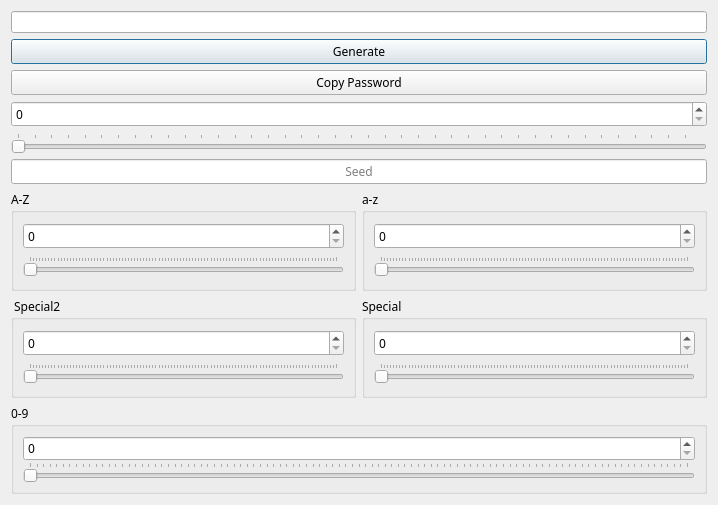
<?xml version="1.0" encoding="UTF-8"?>
<ui version="4.0">
 <class>PasswordGeneratorDialogue</class>
 <widget class="QDialog" name="PasswordGeneratorDialogue">
  <property name="geometry">
   <rect>
    <x>0</x>
    <y>0</y>
    <width>718</width>
    <height>505</height>
   </rect>
  </property>
  <property name="windowTitle">
   <string>Password Generator</string>
  </property>
  <layout class="QVBoxLayout" name="verticalLayout_7">
   <item>
    <layout class="QVBoxLayout" name="vLayout_Generator">
     <item>
      <widget class="QLineEdit" name="lineEdit_Password"/>
     </item>
     <item>
      <widget class="QPushButton" name="pushButton_Generate">
       <property name="minimumSize">
        <size>
         <width>0</width>
         <height>25</height>
        </size>
       </property>
       <property name="font">
        <font>
         <family>Menlo</family>
        </font>
       </property>
       <property name="text">
        <string>Generate</string>
       </property>
      </widget>
     </item>
     <item>
      <widget class="QPushButton" name="pushButton_CopyPassword">
       <property name="minimumSize">
        <size>
         <width>0</width>
         <height>25</height>
        </size>
       </property>
       <property name="font">
        <font>
         <family>Menlo</family>
        </font>
       </property>
       <property name="text">
        <string>Copy Password</string>
       </property>
      </widget>
     </item>
     <item>
      <widget class="QSpinBox" name="spinBox_Length">
       <property name="minimumSize">
        <size>
         <width>0</width>
         <height>25</height>
        </size>
       </property>
       <property name="font">
        <font>
         <family>Menlo</family>
        </font>
       </property>
       <property name="maximum">
        <number>100000</number>
       </property>
      </widget>
     </item>
     <item>
      <widget class="QSlider" name="hSlider_Length">
       <property name="maximum">
        <number>4086</number>
       </property>
       <property name="orientation">
        <enum>Qt::Horizontal</enum>
       </property>
       <property name="tickPosition">
        <enum>QSlider::TicksAbove</enum>
       </property>
       <property name="tickInterval">
        <number>100</number>
       </property>
      </widget>
     </item>
     <item>
      <widget class="QLineEdit" name="lineEdit_Seed">
       <property name="minimumSize">
        <size>
         <width>0</width>
         <height>25</height>
        </size>
       </property>
       <property name="font">
        <font>
         <family>Menlo</family>
        </font>
       </property>
       <property name="alignment">
        <set>Qt::AlignCenter</set>
       </property>
       <property name="placeholderText">
        <string>Seed</string>
       </property>
      </widget>
     </item>
     <item>
      <layout class="QHBoxLayout" name="hLayout_Alphabetical">
       <item>
        <widget class="QGroupBox" name="groupBox_AZ">
         <property name="font">
          <font>
           <family>Menlo</family>
          </font>
         </property>
         <property name="title">
          <string>A-Z</string>
         </property>
         <layout class="QVBoxLayout" name="verticalLayout_5">
          <item>
           <widget class="QSpinBox" name="spinBox_AZ">
            <property name="minimumSize">
             <size>
              <width>0</width>
              <height>25</height>
             </size>
            </property>
            <property name="font">
             <font>
              <family>Menlo</family>
             </font>
            </property>
            <property name="maximum">
             <number>100</number>
            </property>
           </widget>
          </item>
          <item>
           <widget class="QSlider" name="hSlider_AZ">
            <property name="maximum">
             <number>100</number>
            </property>
            <property name="orientation">
             <enum>Qt::Horizontal</enum>
            </property>
            <property name="tickPosition">
             <enum>QSlider::TicksAbove</enum>
            </property>
           </widget>
          </item>
         </layout>
        </widget>
       </item>
       <item>
        <widget class="QGroupBox" name="groupBox_az">
         <property name="font">
          <font>
           <family>Menlo</family>
          </font>
         </property>
         <property name="title">
          <string>a-z</string>
         </property>
         <layout class="QVBoxLayout" name="verticalLayout_4">
          <item>
           <widget class="QSpinBox" name="spinBox_az">
            <property name="minimumSize">
             <size>
              <width>0</width>
              <height>25</height>
             </size>
            </property>
            <property name="font">
             <font>
              <family>Menlo</family>
             </font>
            </property>
            <property name="maximum">
             <number>100</number>
            </property>
           </widget>
          </item>
          <item>
           <widget class="QSlider" name="hSlider_az">
            <property name="maximum">
             <number>100</number>
            </property>
            <property name="orientation">
             <enum>Qt::Horizontal</enum>
            </property>
            <property name="tickPosition">
             <enum>QSlider::TicksAbove</enum>
            </property>
           </widget>
          </item>
         </layout>
        </widget>
       </item>
      </layout>
     </item>
     <item>
      <layout class="QHBoxLayout" name="hLayout_Specials">
       <item>
        <widget class="QGroupBox" name="groupBox_Special2">
         <property name="font">
          <font>
           <family>Menlo</family>
          </font>
         </property>
         <property name="title">
          <string> Special2</string>
         </property>
         <layout class="QVBoxLayout" name="verticalLayout_3">
          <item>
           <widget class="QSpinBox" name="spinBox_Special2">
            <property name="minimumSize">
             <size>
              <width>0</width>
              <height>25</height>
             </size>
            </property>
            <property name="font">
             <font>
              <family>Menlo</family>
             </font>
            </property>
            <property name="maximum">
             <number>100</number>
            </property>
           </widget>
          </item>
          <item>
           <widget class="QSlider" name="hSlider_Special2">
            <property name="maximum">
             <number>100</number>
            </property>
            <property name="orientation">
             <enum>Qt::Horizontal</enum>
            </property>
            <property name="tickPosition">
             <enum>QSlider::TicksAbove</enum>
            </property>
           </widget>
          </item>
         </layout>
        </widget>
       </item>
       <item>
        <widget class="QGroupBox" name="groupBox_Special">
         <property name="font">
          <font>
           <family>Menlo</family>
          </font>
         </property>
         <property name="title">
          <string>Special</string>
         </property>
         <layout class="QVBoxLayout" name="verticalLayout_2">
          <item>
           <widget class="QSpinBox" name="spinBox_Special">
            <property name="minimumSize">
             <size>
              <width>0</width>
              <height>25</height>
             </size>
            </property>
            <property name="font">
             <font>
              <family>Menlo</family>
             </font>
            </property>
            <property name="maximum">
             <number>100</number>
            </property>
           </widget>
          </item>
          <item>
           <widget class="QSlider" name="hSlider_Special">
            <property name="maximum">
             <number>100</number>
            </property>
            <property name="orientation">
             <enum>Qt::Horizontal</enum>
            </property>
            <property name="tickPosition">
             <enum>QSlider::TicksAbove</enum>
            </property>
           </widget>
          </item>
         </layout>
        </widget>
       </item>
      </layout>
     </item>
     <item>
      <widget class="QGroupBox" name="groupBox_09">
       <property name="maximumSize">
        <size>
         <width>16777215</width>
         <height>90</height>
        </size>
       </property>
       <property name="font">
        <font>
         <family>Menlo</family>
        </font>
       </property>
       <property name="title">
        <string>0-9</string>
       </property>
       <layout class="QVBoxLayout" name="verticalLayout">
        <item>
         <widget class="QSpinBox" name="spinBox_09">
          <property name="minimumSize">
           <size>
            <width>0</width>
            <height>25</height>
           </size>
          </property>
          <property name="font">
           <font>
            <family>Menlo</family>
           </font>
          </property>
          <property name="maximum">
           <number>100</number>
          </property>
         </widget>
        </item>
        <item>
         <widget class="QSlider" name="hSlider_09">
          <property name="maximum">
           <number>100</number>
          </property>
          <property name="orientation">
           <enum>Qt::Horizontal</enum>
          </property>
          <property name="tickPosition">
           <enum>QSlider::TicksAbove</enum>
          </property>
         </widget>
        </item>
       </layout>
      </widget>
     </item>
    </layout>
   </item>
  </layout>
 </widget>
 <resources/>
 <connections/>
</ui>
